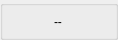
<?xml version="1.0" encoding="UTF-8"?>
<ui version="4.0">
 <class>IOWidget</class>
 <widget class="QWidget" name="IOWidget">
  <property name="geometry">
   <rect>
    <x>0</x>
    <y>0</y>
    <width>118</width>
    <height>40</height>
   </rect>
  </property>
  <property name="sizePolicy">
   <sizepolicy hsizetype="Expanding" vsizetype="Expanding">
    <horstretch>0</horstretch>
    <verstretch>0</verstretch>
   </sizepolicy>
  </property>
  <property name="focusPolicy">
   <enum>Qt::StrongFocus</enum>
  </property>
  <property name="windowTitle">
   <string>Form</string>
  </property>
  <property name="autoFillBackground">
   <bool>true</bool>
  </property>
  <property name="styleSheet">
   <string notr="true"/>
  </property>
  <layout class="QHBoxLayout" name="horizontalLayout">
   <property name="spacing">
    <number>0</number>
   </property>
   <property name="leftMargin">
    <number>0</number>
   </property>
   <property name="topMargin">
    <number>0</number>
   </property>
   <property name="rightMargin">
    <number>0</number>
   </property>
   <property name="bottomMargin">
    <number>0</number>
   </property>
   <item>
    <widget class="QGroupBox" name="groupBox">
     <property name="title">
      <string/>
     </property>
     <layout class="QGridLayout" name="gridLayout">
      <property name="leftMargin">
       <number>0</number>
      </property>
      <property name="topMargin">
       <number>0</number>
      </property>
      <property name="rightMargin">
       <number>0</number>
      </property>
      <property name="bottomMargin">
       <number>0</number>
      </property>
      <property name="spacing">
       <number>3</number>
      </property>
      <item row="0" column="1">
       <widget class="HLX" name="widget_2" native="true"/>
      </item>
      <item row="0" column="6">
       <widget class="HLX" name="widget_5" native="true"/>
      </item>
      <item row="0" column="7">
       <widget class="HLX" name="widget_6" native="true"/>
      </item>
      <item row="0" column="8">
       <widget class="HLX" name="widget_7" native="true"/>
      </item>
      <item row="0" column="2">
       <widget class="HLX" name="widget_3" native="true"/>
      </item>
      <item row="0" column="9">
       <widget class="HLX" name="widget_8" native="true"/>
      </item>
      <item row="0" column="3">
       <widget class="HLX" name="widget_4" native="true"/>
      </item>
      <item row="0" column="4">
       <widget class="QLabel" name="label">
        <property name="text">
         <string>--</string>
        </property>
       </widget>
      </item>
      <item row="0" column="0">
       <widget class="HLX" name="widget" native="true"/>
      </item>
     </layout>
    </widget>
   </item>
  </layout>
 </widget>
 <customwidgets>
  <customwidget>
   <class>HLX</class>
   <extends>QWidget</extends>
   <header location="global">hlx.h</header>
   <container>1</container>
  </customwidget>
 </customwidgets>
 <resources/>
 <connections/>
</ui>
